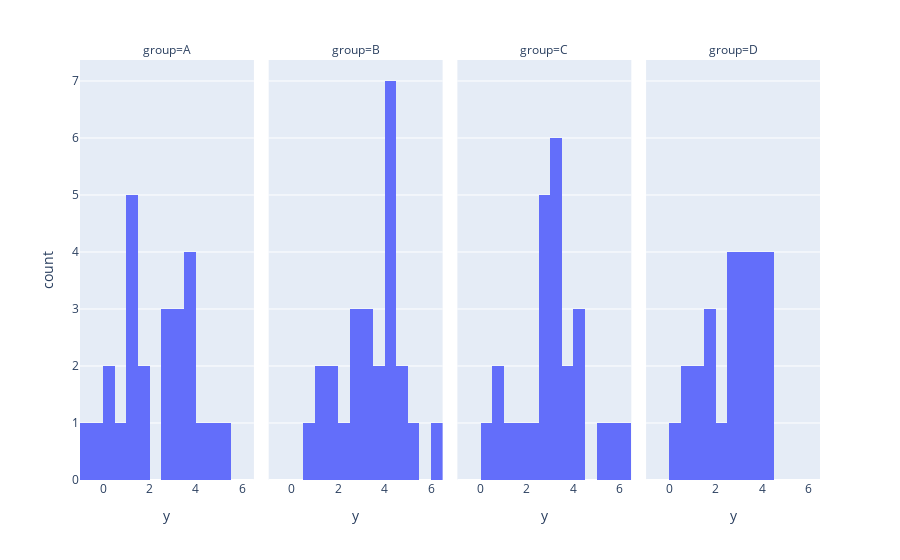

The code cell stored with this chart in its notebook:
### Markdown cell above
## Histograms

### Code cell
# y histograms by group
plotly.offline.iplot(
    plotly.express.histogram(data1, x = "y", facet_col = "group")
)

### Figure 1 — Plotly figure (JSON) as saved in the notebook; plotly's stock layout.template omitted (floating-point values rounded to 4 significant figures)
{"data": [{"alignmentgroup": "True", "bingroup": "x", "hoverlabel": {"namelength": 0}, "hovertemplate": "group=A<br>y=%{x}<br>count=%{y}", "legendgroup": "", "marker": {"color": "#636efa"}, "name": "", "offsetgroup": "", "orientation": "v", "showlegend": false, "type": "histogram", "x": [1.342, -0.3448, 1.178, 1.385, 2.6, 1.891, 2.947, -0.5137, 0.9514, 1.25, 3.163, 3.954, 0.101, 4.768, 1.226, 3.749, 3.075, 0.2114, 3.489, 4.043, 2.94, 3.582, 3.631, 1.734, 5.179], "xaxis": "x", "yaxis": "y"}, {"alignmentgroup": "True", "bingroup": "x", "hoverlabel": {"namelength": 0}, "hovertemplate": "group=B<br>y=%{x}<br>count=%{y}", "legendgroup": "", "marker": {"color": "#636efa"}, "name": "", "offsetgroup": "", "orientation": "v", "showlegend": false, "type": "histogram", "x": [2.853, 4.359, 3.694, 5.144, 4.841, 4.134, 1.565, 4.366, 4.087, 4.31, 2.619, 4.203, 3.0, 3.482, 3.114, 1.112, 0.6958, 2.761, 1.231, 3.862, 4.089, 6.324, 1.997, 2.244, 4.842], "xaxis": "x2", "yaxis": "y2"}, {"alignmentgroup": "True", "bingroup": "x", "hoverlabel": {"namelength": 0}, "hovertemplate": "group=C<br>y=%{x}<br>count=%{y}", "legendgroup": "", "marker": {"color": "#636efa"}, "name": "", "offsetgroup": "", "orientation": "v", "showlegend": false, "type": "histogram", "x": [5.562, 3.466, 3.331, 5.318, 3.523, 3.008, 3.154, 2.679, 2.753, 1.621, 3.461, 2.05, 3.955, 6.017, 0.1899, 2.736, 4.326, 0.942, 2.699, 2.719, 4.227, 4.257, 0.5679, 1.459, 3.289], "xaxis": "x3", "yaxis": "y3"}, {"alignmentgroup": "True", "bingroup": "x", "hoverlabel": {"namelength": 0}, "hovertemplate": "group=D<br>y=%{x}<br>count=%{y}", "legendgroup": "", "marker": {"color": "#636efa"}, "name": "", "offsetgroup": "", "orientation": "v", "showlegend": false, "type": "histogram", "x": [0.9389, 2.963, 3.503, 4.411, 1.747, 1.984, 3.041, 2.638, 3.617, 3.975, 0.2281, 1.591, 4.388, 1.486, 3.409, 2.579, 3.926, 2.646, 3.127, 4.244, 2.302, 0.8521, 1.054, 3.316, 4.401], "xaxis": "x4", "yaxis": "y4"}], "layout": {"annotations": [{"showarrow": false, "text": "group=A", "x": 0.1175, "xanchor": "center", "xref": "paper", "y": 1, "yanchor": "bottom", "yref": "paper"}, {"showarrow": false, "text": "group=B", "x": 0.3725, "xanchor": "center", "xref": "paper", "y": 1, "yanchor": "bottom", "yref": "paper"}, {"showarrow": false, "text": "group=C", "x": 0.6275, "xanchor": "center", "xref": "paper", "y": 1, "yanchor": "bottom", "yref": "paper"}, {"showarrow": false, "text": "group=D", "x": 0.8825, "xanchor": "center", "xref": "paper", "y": 1, "yanchor": "bottom", "yref": "paper"}], "barmode": "relative", "legend": {"tracegroupgap": 0}, "margin": {"t": 60}, "xaxis": {"anchor": "y", "domain": [0, 0.235], "title": {"text": "y"}}, "xaxis2": {"anchor": "y2", "domain": [0.255, 0.49], "matches": "x", "title": {"text": "y"}}, "xaxis3": {"anchor": "y3", "domain": [0.51, 0.745], "matches": "x", "title": {"text": "y"}}, "xaxis4": {"anchor": "y4", "domain": [0.765, 1.0], "matches": "x", "title": {"text": "y"}}, "yaxis": {"anchor": "x", "domain": [0, 1], "title": {"text": "count"}}, "yaxis2": {"anchor": "x2", "domain": [0, 1], "matches": "y", "showticklabels": false}, "yaxis3": {"anchor": "x3", "domain": [0, 1], "matches": "y", "showticklabels": false}, "yaxis4": {"anchor": "x4", "domain": [0, 1], "matches": "y", "showticklabels": false}}}
